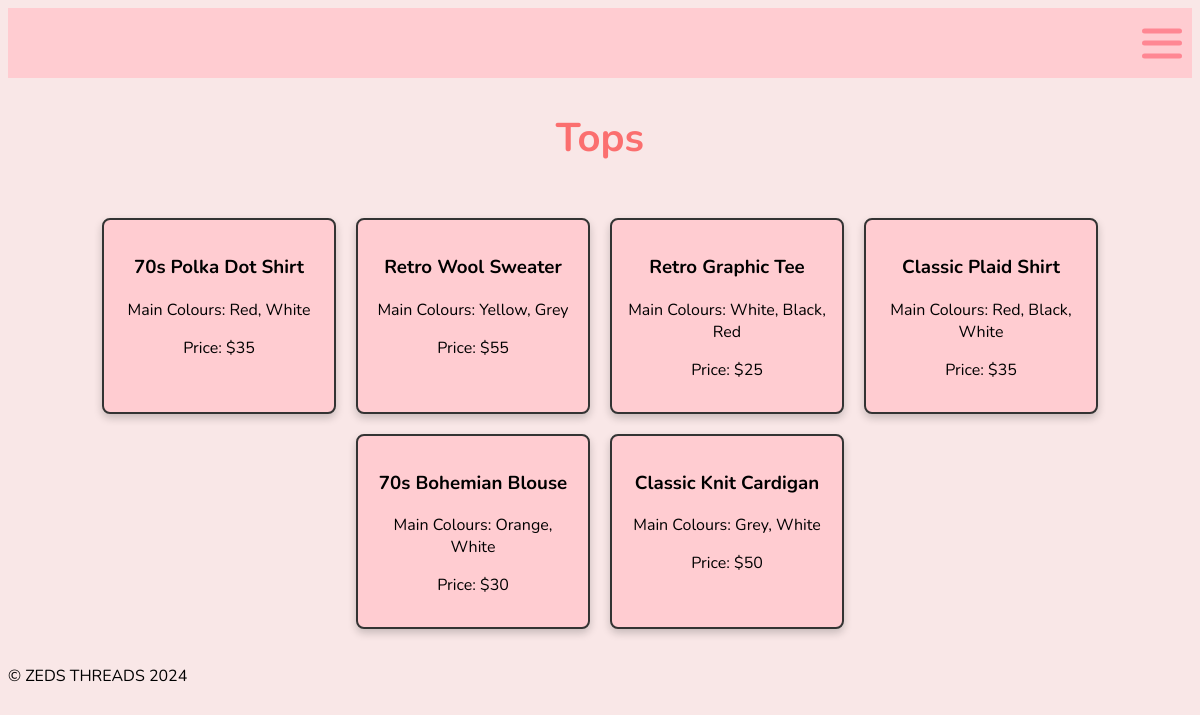
The page /clothes/Tops on the database its author committed.
### tables this page shows
CREATE TABLE clothing_category (catergoryid INTEGER PRIMARY KEY, catergory TEXT);

CREATE TABLE clothing_data (id INTEGER PRIMARY KEY, name TEXT (0, 100), main_colours TEXT (1, 100), price NUMERIC (1, 5), cat_id NUMERIC REFERENCES clothing_category (catergoryid));

### main.py (the view)
@app.route("/clothes/<clothing_type>")
def render_webpage(clothing_type):
    title = clothing_type
    category_query = "SELECT catergoryid FROM clothing_category WHERE catergory = ?"
    item_query = "SELECT name, main_colours, price FROM clothing_data WHERE cat_id = ?"
    con = create_connection(DATABASE)
    if con:
        cur = con.cursor()
        cur.execute(category_query, (clothing_type,))
        category_result = cur.fetchone()
        if category_result:
            cat_id = category_result[0]
            cur.execute(item_query, (cat_id,))
            clothing_list = cur.fetchall()
            con.close()
            return render_template('clothes.html', clothing=clothing_list, title=title)

### main.py (called while the page is built)
def create_connection(db_file):
    try:
        connection = sqlite3.connect(db_file)
        return connection
    except Error as e:
        print(e)
    return None

### templates/clothes.html (shortened to what this page needs)
{% extends "base.html" %}
{% block main %}
<h2 class="clothing-title">{{ title }}</h2>
<div class="clothing-container">
    {% for item in clothing %}
    <div class="clothing-item">
        <h3>{{ item[0] }}</h3>
        <p>Main Colours: {{ item[1] }}</p>
        <p>Price: ${{ item[2] }}</p>
    </div>
    {% endfor %}
</div>
{% endblock %}

### static/styles.css (style rules this page uses)
body { background-color: #f9e7e7; font-family: 'Nunito', sans-serif; }
.clothing-title { font-family: 'Nunito', sans-serif; text-align: center; font-size: 2.5rem; color: #fb6f6f; }
.clothing-container { display: flex; flex-wrap: wrap; gap: 20px; justify-content: center; padding: 20px; }
.clothing-item { background-color: rgb(255, 204, 209); font-family: 'Nunito', sans-serif; border: 2px solid #333; border-radius: 8px; padding: 15px; width: 200px; text-align: center; box-shadow: 0 4px 8px rgba(0, 0, 0, 0.2); transition: transform 0.2s; }

### rows shown on the page
clothing_category: catergory "Tops"
clothing_data: name "70s Polka Dot Shirt", main_colours "Red, White", price "35"
clothing_data: name "Retro Wool Sweater", main_colours "Yellow, Grey", price "55"
clothing_data: name "Retro Graphic Tee", main_colours "White, Black, Red", price "25"
clothing_data: name "Classic Plaid Shirt", main_colours "Red, Black, White", price "35"
clothing_data: name "70s Bohemian Blouse", main_colours "Orange, White", price "30"
clothing_data: name "Classic Knit Cardigan", main_colours "Grey, White", price "50"
